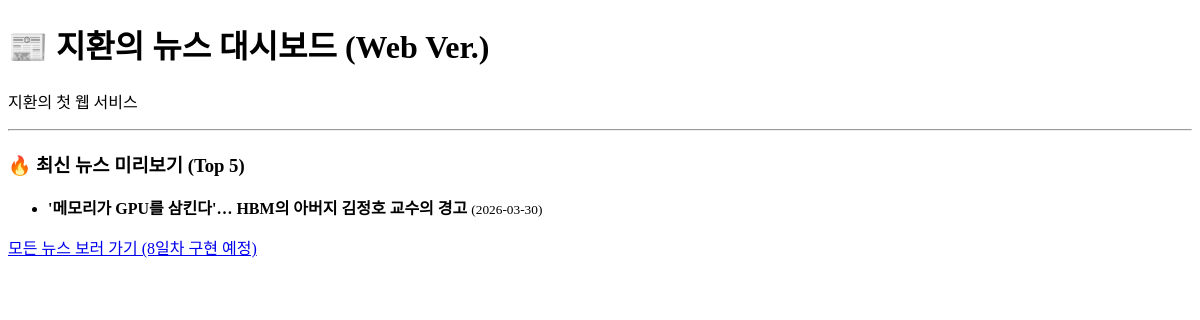
/, run on an earlier commit of the app's database.
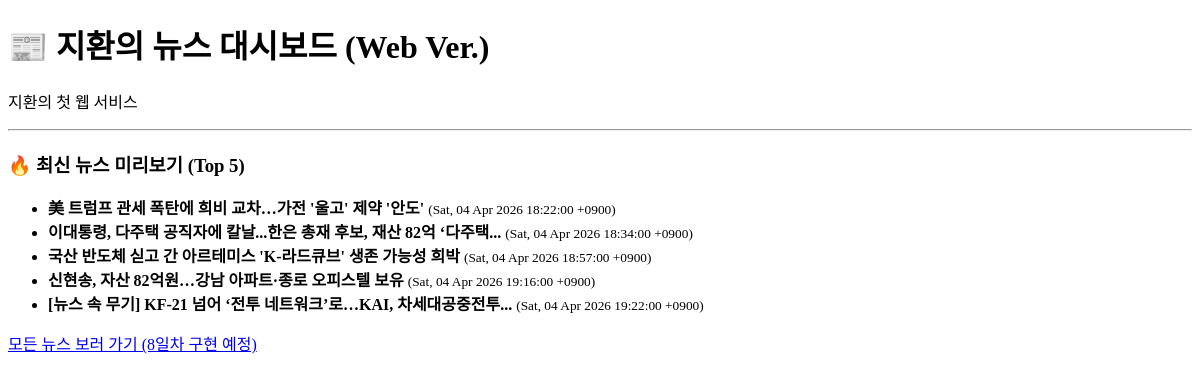
And on a later commit of the database.
### tables this page shows
CREATE TABLE news(
    id INTEGER PRIMARY KEY AUTOINCREMENT,
    title TEXT NOT NULL,       -- 뉴스 제목
    link TEXT UNIQUE NOT NULL, -- 뉴스 링크 (UNIQUE로 중복 링크 방지)
    pub_date TEXT,              -- 뉴스 날짜
    is_read INTEGER DEFAULT 0  -- 0은 '안 읽음', 1은 '읽음'
);

### app.py (the view)
@app.route('/')
def index():
    conn = get_db_connections()
    news_data = conn.execute('SELECT * FROM news ORDER BY id DESC LIMIT 5').fetchall()
    conn.close()
    return render_template('index.html', news_list=news_data)

### app.py (called while the page is built)
def get_db_connections():
    conn = sqlite3.connect('news_dashboard.db')
    conn.row_factory = sqlite3.Row
    return conn

### templates/index.html (shortened to what this page needs)
<!DOCTYPE html>
<html lang="ko">
<head>
</head>
<body>
  <h1>📰 지환의 뉴스 대시보드 (Web Ver.)</h1>
  <p>지환의 첫 웹 서비스</p>
  <hr>
  <h3>🔥 최신 뉴스 미리보기 (Top 5)</h3>
  <ul>
      {% for news in news_list %}
      <li>
        <strong>{{ news['title'] }}</strong>
        <small>({{ news['pub_date'] }})</small>
      </li>
      {% endfor %}
  </ul>
  <p><a href="#">모든 뉴스 보러 가기 (8일차 구현 예정)</a></p>
</body>
</html>

What changed in the data, as far as the page shows it:
no longer on this page (row unchanged): news: title "'메모리가 GPU를 삼킨다'… HBM의 아버지 김정호 교수의 경고", pub_date "2026-03-30"
added news: title "美 트럼프 관세 폭탄에 희비 교차…가전 '울고' 제약 '안도'", pub_date "Sat, 04 Apr 2026 18:22:00 +0900"
added news: title "이대통령, 다주택 공직자에 칼날...한은 총재 후보, 재산 82억 ‘다주택...", pub_date "Sat, 04 Apr 2026 18:34:00 +0900"
added news: title "국산 반도체 싣고 간 아르테미스 'K-라드큐브' 생존 가능성 희박", pub_date "Sat, 04 Apr 2026 18:57:00 +0900"
added news: title "신현송, 자산 82억원…강남 아파트·종로 오피스텔 보유", pub_date "Sat, 04 Apr 2026 19:16:00 +0900"
added news: title "[뉴스 속 무기] KF-21 넘어 ‘전투 네트워크’로…KAI, 차세대공중전투...", pub_date "Sat, 04 Apr 2026 19:22:00 +0900"
